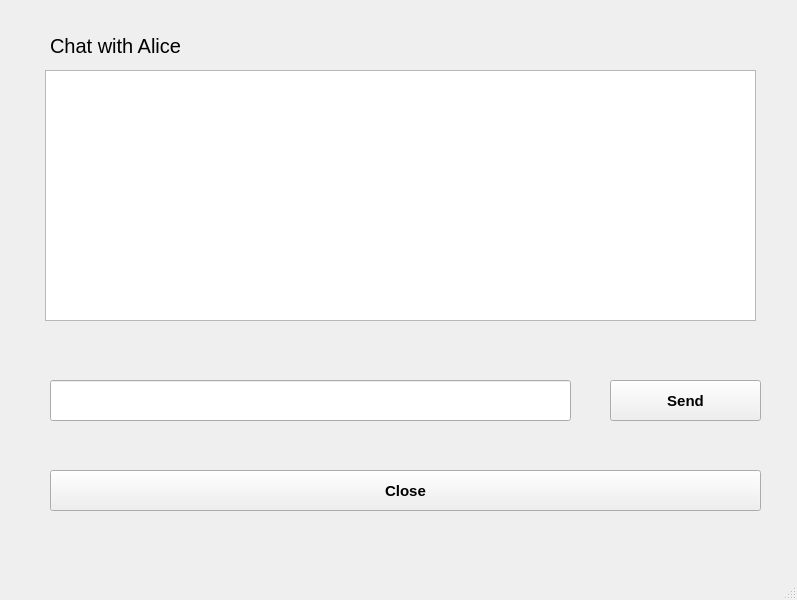
<?xml version="1.0" encoding="UTF-8"?>
<ui version="4.0">
 <class>Chatroom</class>
 <widget class="QMainWindow" name="Chatroom">
  <property name="geometry">
   <rect>
    <x>0</x>
    <y>0</y>
    <width>797</width>
    <height>600</height>
   </rect>
  </property>
  <property name="windowTitle">
   <string>Chatroom</string>
  </property>
  <widget class="QWidget" name="centralwidget">
   <widget class="QLabel" name="onetoone_chatwith_label">
    <property name="geometry">
     <rect>
      <x>50</x>
      <y>20</y>
      <width>211</width>
      <height>51</height>
     </rect>
    </property>
    <property name="font">
     <font>
      <pointsize>15</pointsize>
     </font>
    </property>
    <property name="text">
     <string>Chat with Alice</string>
    </property>
   </widget>
   <widget class="QTextBrowser" name="onetoone_textbrowser">
    <property name="geometry">
     <rect>
      <x>45</x>
      <y>70</y>
      <width>711</width>
      <height>251</height>
     </rect>
    </property>
   </widget>
   <widget class="QLineEdit" name="onetoone_textfield">
    <property name="geometry">
     <rect>
      <x>50</x>
      <y>380</y>
      <width>521</width>
      <height>41</height>
     </rect>
    </property>
   </widget>
   <widget class="QPushButton" name="onetoone_send_button">
    <property name="geometry">
     <rect>
      <x>610</x>
      <y>380</y>
      <width>151</width>
      <height>41</height>
     </rect>
    </property>
    <property name="styleSheet">
     <string notr="true">font: bold 15px;</string>
    </property>
    <property name="text">
     <string>Send</string>
    </property>
   </widget>
   <widget class="QPushButton" name="onetoone_close_button">
    <property name="geometry">
     <rect>
      <x>50</x>
      <y>470</y>
      <width>711</width>
      <height>41</height>
     </rect>
    </property>
    <property name="styleSheet">
     <string notr="true">font: bold 15px;</string>
    </property>
    <property name="text">
     <string>Close</string>
    </property>
   </widget>
  </widget>
  <widget class="QStatusBar" name="statusbar"/>
 </widget>
 <resources/>
 <connections/>
</ui>
